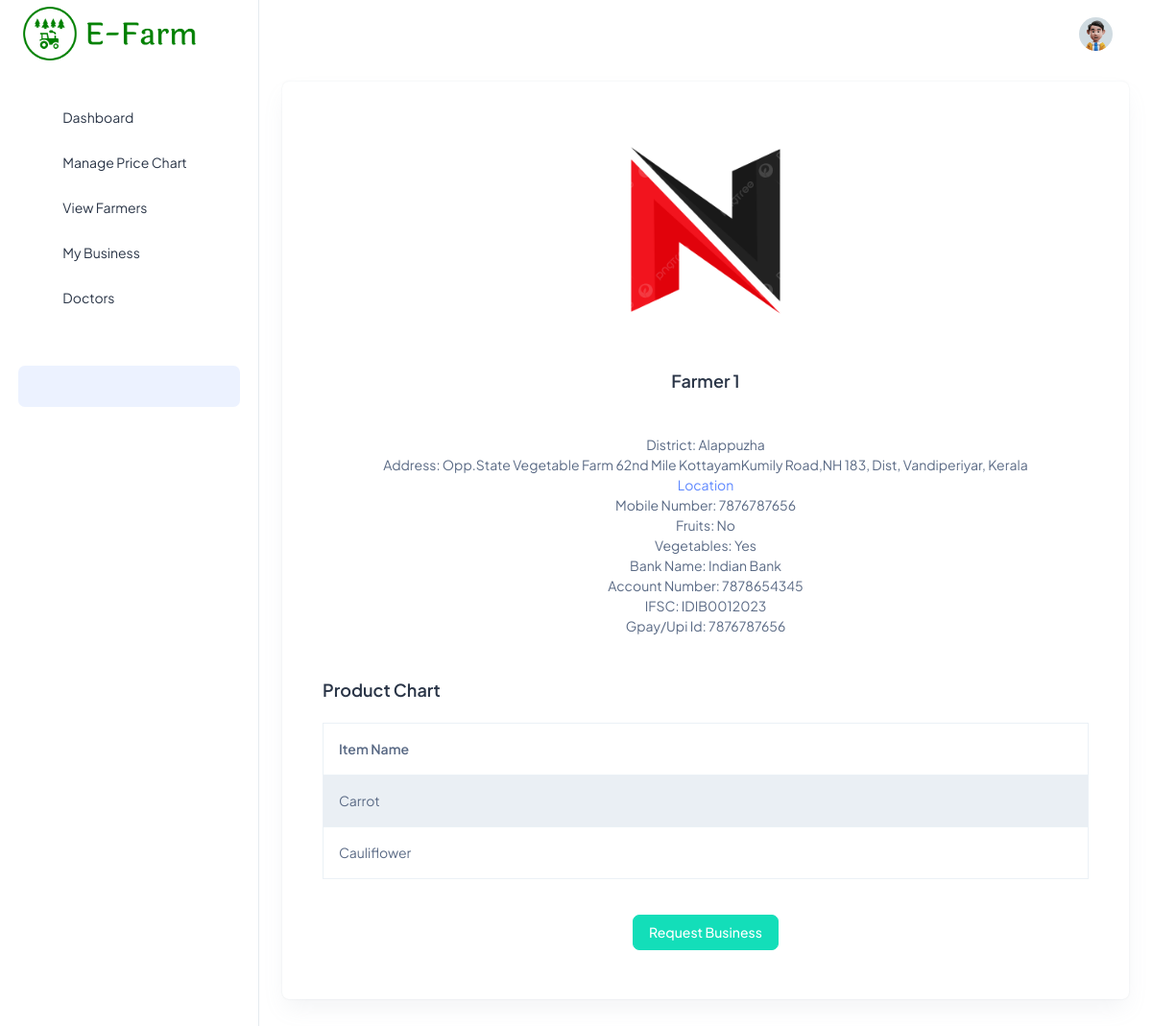
/viewfarmersingle/2/, run on the app's committed database.
### efarmapp/models.py (models this page shows, shortened)
class User(AbstractUser):
    is_farmer = models.BooleanField(default=False, verbose_name='Is Farmer')
    is_shop = models.BooleanField(default=False, verbose_name='Is Shop')
    name = models.CharField(max_length=100, default='User')
    mobile_number = models.CharField(max_length=20, default='Nil')
    bank_name = models.CharField(max_length=100, default='Nil')
    bank_account_number = models.CharField(max_length=50, default='Nil')
    ifsc_code = models.CharField(max_length=20, default='Nil')
    upi_id = models.CharField(max_length=100, default='Nil')
    profile_picture = models.ImageField(upload_to='profile_pictures', blank=True, null=True)
    location = models.CharField(max_length=300, default='Nil')
    address = models.TextField(max_length=1000, default='Nil')
    district = models.CharField(max_length=150, default='Nil')
    verified = models.BooleanField(default=False, verbose_name='Is Verified')
    fruits = models.BooleanField(default=False, verbose_name='Fruits')
    vegetables = models.BooleanField(default=False, verbose_name='Vegetables')
    @property
    def imageURL(self):
        try:
            url = self.profile_picture.url
        except:
            url = ''
        return  url

class Productchart(models.Model):
    farmerid = models.IntegerField(blank=True, null=True)
    farmerusername = models.CharField(max_length=255, blank=True, null=True)
    farmername = models.CharField(max_length=255, blank=True, null=True)
    phone_number = models.CharField(max_length=15, blank=True, null=True)
    address = models.TextField(max_length=1000, blank=True, null=True)
    district = models.CharField(max_length=100, blank=True, null=True)
    location = models.CharField(max_length=100, blank=True, null=True)
    fruits = models.BooleanField(default=False, verbose_name='Fruits')
    vegetables = models.BooleanField(default=False, verbose_name='Vegetables')
    item_name = models.CharField(max_length=255, blank=True, null=True)

### efarmapp/views.py (the view)
# urls.py: path('viewfarmersingle/<int:pk>/', views.viewfarmersingle, name='viewfarmersingle'),
def viewfarmersingle(request,pk):
    farmers = get_object_or_404(User, pk=pk)
    farmerid = farmers.pk
    productchart = Productchart.objects.filter(farmerid=farmerid)
    context = {'farmers':farmers, 'productchart':productchart}
    return render(request, 'shop/viewfarmersingle.html',context)

### efarmapp/templates/shop/viewfarmersingle.html
{% extends 'shop/base.html' %}
{% load static %}
{% block content %}
<div class="container-fluid">
    <div class="card">
        <div class="card-body">
            <div style="text-align: center;">
                <a href="{{ farmers.imageURL }}" target="_blank">
                    <img src="{{ farmers.imageURL }}" alt="Profile Picture" height="250px">
                </a>
            </div>
            <br>
            <h5 class="card-title fw-semibold mb-4 text-center">{{farmers.name}}</h5>
            <br>
            <p class="mb-0 text-center">District: {{farmers.district}}</p>
            <p class="mb-0 text-center">Address: {{farmers.address}}</p>
            <p class="mb-0 text-center"><a href="{{farmers.location}}">Location</a></p>
            <p class="mb-0 text-center">Mobile Number: {{farmers.mobile_number}}</p>
            <p class="mb-0 text-center">Fruits: {% if farmers.fruits %} Yes {% else %} No {% endif %}</p>
            <p class="mb-0 text-center">Vegetables: {% if farmers.vegetables %} Yes {% else %} No {% endif %}</p>
            <p class="mb-0 text-center">Bank Name: {{farmers.bank_name}}</p>
            <p class="mb-0 text-center">Account Number: {{farmers.bank_account_number}}</p>
            <p class="mb-0 text-center">IFSC: {{farmers.ifsc_code}}</p>
            <p class="mb-0 text-center">Gpay/Upi Id: {{farmers.upi_id}}</p>
            <br>
            <div class="container mt-4">
                <h5 class="card-title fw-semibold mb-4">Product Chart</h5>
                <div class="table-responsive">
                    <table class="table table-bordered table-striped">
                        <thead>
                            <tr>
                                <th>Item Name</th>
                            </tr>
                        </thead>
                        <tbody>
                            {% for item in productchart %}
                                <tr>
                                    <td>{{ item.item_name }}</td>
                                </tr>
                            {% endfor %}
                        </tbody>
                    </table>
                </div>
            </div>
            <br>
            <div class="text-center">
                <a href="{% url 'shop_business_request' farmers.pk %}" class="btn btn-success">Request Business</a>
            </div>
            <br>
        </div>
    </div>
</div>
{% endblock %}

### data on the page
User: imageURL (picture), name "Farmer 1", district "Alappuzha", address "Opp.State Vegetable Farm 62nd Mile KottayamKumily Road,NH 183, Dist, Vandiperiyar, Kerala", mobile_number "7876787656", bank_name "Indian Bank", bank_account_number "7878654345", ifsc_code "IDIB0012023", upi_id "7876787656"
Productchart: item_name "Carrot"
Productchart: item_name "Cauliflower"
